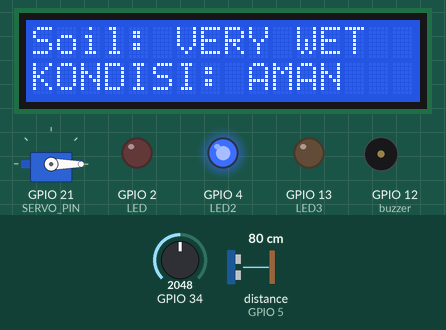
The program below on a simulated ESP32. Parts: servo, 16×2 character LCD, output pins drawn as LEDs (lit = HIGH), buzzer (waves = sounding). Wiring (from diagram.json): ultrasonic range finder: trigger GPIO 18; echo GPIO 5. Inputs (shaded band) come from the test bench; at power-on: distance to the obstacle (sensor on GPIO 5) 80 cm, GPIO 34 = 2048. The echo pulse lasts 58.3 µs per cm; WiFi joins after 1.5 s; servers stay silent unless stated; pins used as bus, display or sensor lines are not drawn.

Above: at 3.0 s.
3.1 s: distance to the obstacle (sensor on GPIO 5) set to 60 cm
At 4.6 s:
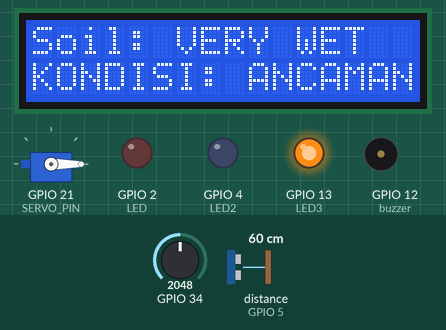
6.1 s: distance to the obstacle (sensor on GPIO 5) set to 2 cm
At 6.8 s:
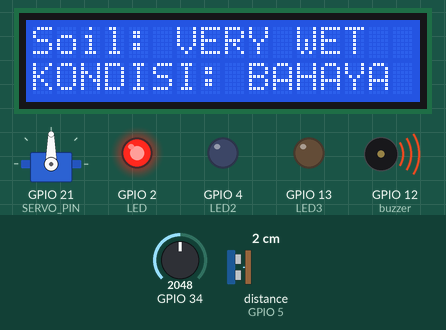
7.6 s: GPIO 34 set to 2126
10.6 s: GPIO 34 set to 2199
At 12.6 s:
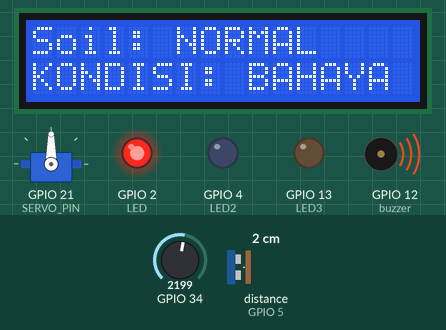
13.6 s: distance to the obstacle (sensor on GPIO 5) set to 120 cm
At 16.0 s:
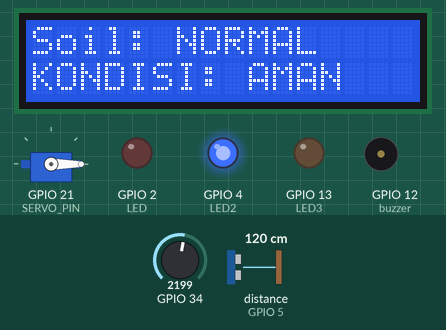
16.6 s: GPIO 34 set to 3096
19.6 s: GPIO 34 set to 3207
At 20.6 s:
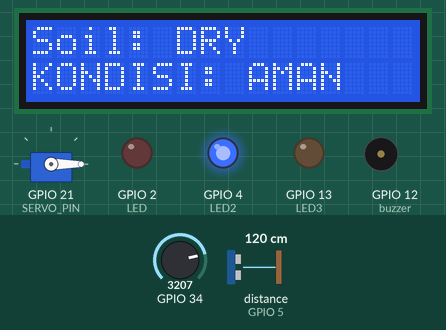
Timing chart, 0 to 22.6 s (numbered marks = the images above; inputs shaded):
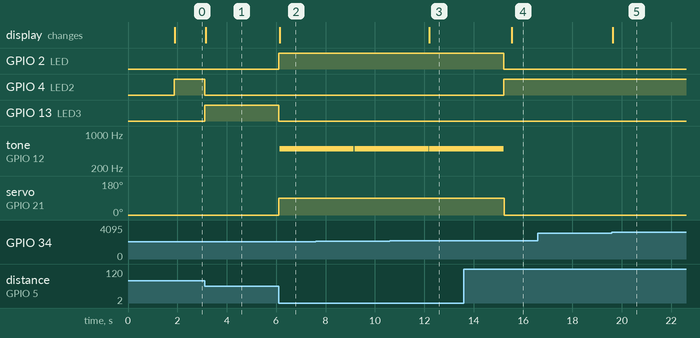

The program:

main.cpp
```cpp
#define BLYNK_TEMPLATE_ID "TMPL6Ju5JTqle"
#define BLYNK_TEMPLATE_NAME "Flood Disaster Mitigation Kelompok 2"
#define BLYNK_AUTH_TOKEN "p6m1q3p7XpfwKS69hWSQUGNZkJeaV7cm"

#define BLYNK_PRINT Serial

#include <WiFi.h>
#include <WiFiClient.h>
#include <BlynkSimpleEsp32.h>
#include <Wire.h>
#include <LiquidCrystal_I2C.h>
#include <ESP32Servo.h>
#include <Arduino.h>

char ssid[] = "Wokwi-GUEST";
char pass[] = "";

#define SERVO_PIN 21
#define TRIG_PIN 18 // ESP32 pin GIOP23 connected to Ultrasonic Sensor's TRIG pin
#define ECHO_PIN 5 // ESP32 pin GIOP22 connected to Ultrasonic Sensor's ECHO pin
#define LED 2
#define LED2 4
#define LED3 13
#define buzzer 12
#define pos 0;

int16_t i;

float duration_us, distance_cm;
float waterHeight;
float volume;
float drainHeight = 400;
float drainWide = 150;

Servo servo;
BlynkTimer timer;
LiquidCrystal_I2C lcd(0x27,16,2);

const int sensorReadingInterval = 1000;
unsigned long lastSensorReadingTime = 0;

void myTimer()
{
  Blynk.virtualWrite(V4, i);
  Blynk.virtualWrite(V0, LED);
  Blynk.virtualWrite(V1, LED2);
  Blynk.virtualWrite(V2, LED3);
  Blynk.virtualWrite(V5, waterHeight);
}

void setup()
{
  Wire.begin(23, 22);
  Serial.begin(9600);
  Blynk.begin(BLYNK_AUTH_TOKEN, ssid, pass);
  timer.setInterval(1000L, myTimer);

  pinMode(TRIG_PIN, OUTPUT);// configure the echo pin to input mode
  pinMode(ECHO_PIN, INPUT);
  pinMode(LED, OUTPUT);
  pinMode(LED2, OUTPUT);
  pinMode(LED3, OUTPUT);
  pinMode(buzzer, OUTPUT);

  servo.attach(SERVO_PIN);
  servo.write(0);
  lcd.init();
  lcd.backlight();
}

void loop()
{
  Blynk.run();
  timer.run();

  unsigned long currentTime = millis();
  if ((currentTime - lastSensorReadingTime) < sensorReadingInterval){
    return;
  }
  lastSensorReadingTime - currentTime;

  digitalWrite(TRIG_PIN, HIGH);
  delayMicroseconds(10);
  digitalWrite(TRIG_PIN, LOW);

  duration_us = pulseIn(ECHO_PIN, HIGH);

  distance_cm = 0.017 * duration_us;

  waterHeight = drainHeight - distance_cm;
  volume =  waterHeight * drainWide;

  i = analogRead(34);
  String msg = i < 2165 ? "VERY WET" : i > 3135 ? "DRY" : "NORMAL";

  if (distance_cm < 30) {
    digitalWrite(LED, HIGH);
    digitalWrite(LED2, LOW);
    digitalWrite(LED3, LOW);
    Blynk.virtualWrite(V0, 1);
    Blynk.virtualWrite(V1, 0);
    Blynk.virtualWrite(V2, 0);
    servo.write(90);
    lcd.clear();
    lcd.setCursor(0,0);
    lcd.print("Soil: ");
    lcd.print(msg);
    lcd.setCursor(0,1);
    lcd.print("KONDISI: BAHAYA");
    tone(buzzer, 500);
    delay(3000);
    noTone(buzzer);
  }

  else if (distance_cm > 31 && distance_cm < 75) {
    digitalWrite(LED, LOW);
    digitalWrite(LED2, LOW);
    digitalWrite(LED3, HIGH);
    Blynk.virtualWrite(V0, 0);
    Blynk.virtualWrite(V1, 0);
    Blynk.virtualWrite(V2, 1);
    servo.write(0);
    lcd.clear();
    lcd.setCursor(0,0);
    lcd.print("Soil: ");
    lcd.print(msg);
    lcd.setCursor(0,1);
    lcd.print("KONDISI: ANCAMAN");
  }

  else if (distance_cm > 76){
    digitalWrite(LED, LOW);
    digitalWrite(LED2, HIGH);
    digitalWrite(LED3, LOW);
    Blynk.virtualWrite(V0, 0);
    Blynk.virtualWrite(V1, 1);
    Blynk.virtualWrite(V2, 0);
    servo.write(0);
    lcd.clear();
    lcd.setCursor(0,0);
    lcd.print("Soil: ");
    lcd.print(msg);
    lcd.setCursor(0,1);
    lcd.print("KONDISI: AMAN");

  }

}

void Blink(int x){
  digitalWrite(x, HIGH);
  delay(10);
  digitalWrite(x, LOW);
}
```

Measured:
- the behaviour switches between 2164 and 2165 on GPIO 34 (found by bisection; images 2 and 3)
- the behaviour switches between 3135 and 3136 on GPIO 34 (found by bisection; images 4 and 5)
- after the input at 3.1 s, GPIO 4 (LED2): HIGH → LOW at once; GPIO 13 (LED3): LOW → HIGH at once; the display: changes after 0.05 s (image 1)
- after the input at 6.1 s, GPIO 2 (LED): LOW → HIGH at once; GPIO 13 (LED3): HIGH → LOW at once; tone on GPIO 12 (buzzer): silent → 500 Hz at once; servo on GPIO 21 (SERVO_PIN): 0° → 90° at once; the display: changes at once (image 2)
- after the input at 10.6 s, the display: changes after 1.6 s (image 3)
- after the input at 13.6 s, GPIO 2 (LED): HIGH → LOW after 1.6 s; GPIO 4 (LED2): LOW → HIGH after 1.6 s; tone on GPIO 12 (buzzer): goes on until 15.2 s, then stays silent; servo on GPIO 21 (SERVO_PIN): 90° → 0° after 1.6 s; the display: changes after 1.9 s (image 4)
- after the input at 16.6 s, every drawn part: stays the same
- after the input at 19.6 s, the display: changes at once (image 5)
